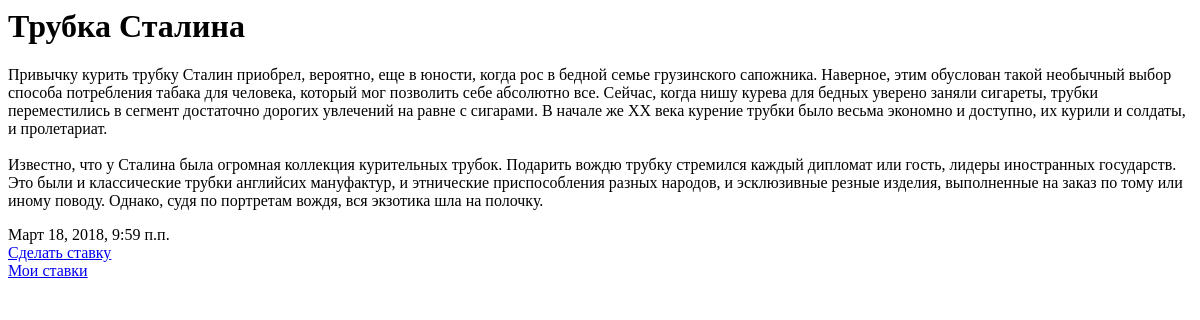
Page /lot_detail/3 on the earlier database version.
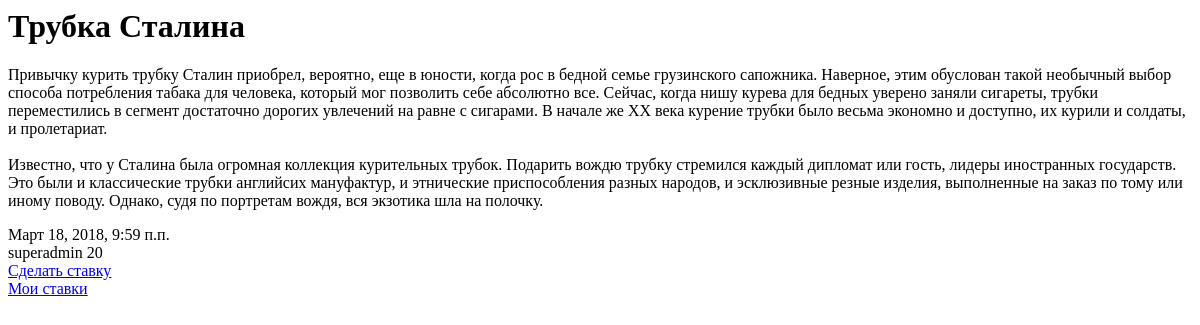
Same page on the later database version.
### auction_site/models.py (models this page shows, shortened)
class Rate(models.Model):
    lot = models.ForeignKey(Lot, on_delete=models.CASCADE)
    user = models.ForeignKey(User, on_delete=models.CASCADE, blank=True, null=True)
    time_rate = models.DateTimeField(
            default=timezone.now)
    sum_rate = models.IntegerField()

### auction_site/views.py (the view)
# urls.py: path('lot_detail/<pk>', views.lot_detail, name='lot_detail'),
def lot_detail(request, pk):
    lot = get_object_or_404(Lot, pk=pk)
    chek_date()
    rate = Rate.objects.filter(lot__pk=pk)
    return render_to_response('auction_site/lot_detail.html', {'lot': lot,
			'rate': rate, 'username': auth.get_user(request).username})

### auction_site/views.py (called while the page is built)
def chek_date():
    lots = Lot.objects.all()
    for lot_object in lots:
        lot_finish_date = lot_object.finish_date
        now_date = timezone.now()
        if (lot_finish_date >= now_date) is False:
            lot_object.status = 'Finished'
            lot_object.save()

### auction_site/templates/auction_site/lot_detail.html
<div class="lot">
	{% block content %}
	{% if lot.start_date %}
	<h1>{{ lot.title }}</h1>
	<p>{{ lot.description|linebreaksbr }}</p>
		<div class="date">
			{{ lot.start_date }}<br>
			{% for elem in rate %}
				{{ elem.user }}
				{{ elem.sum_rate }}<br>
			{% endfor %}
			<a href="{% url 'make_rate' pk=lot.pk %}" class="top-menu">Сделать ставку</a><br>
			<a href="{% url 'my_rates' pk=lot.pk %}">Мои ставки</a>
		</div>
	{% endif %}
	{% endblock %}
</div>

Differences in the rows shown:
added Rate: user "superadmin", sum_rate "20"
